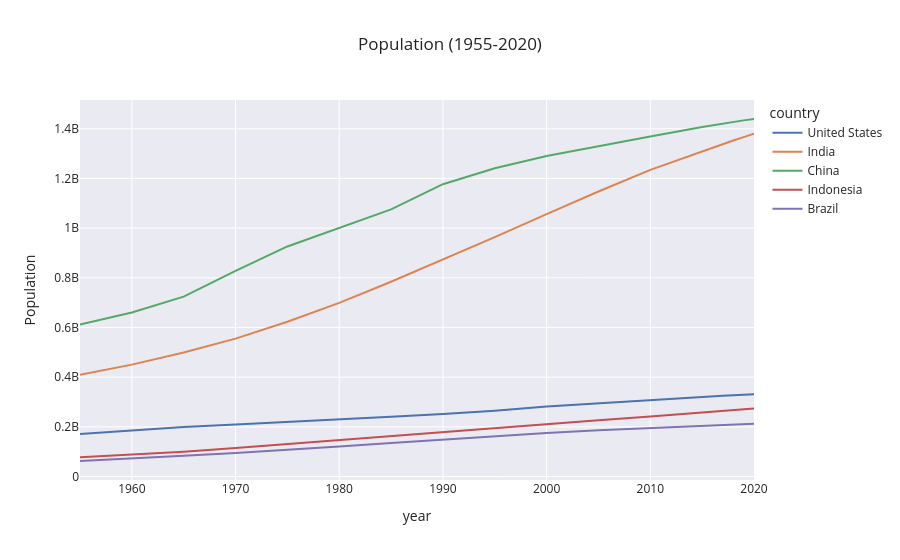

Notebook source saved alongside this figure:
### Markdown cell above
# Lineplot

### Code cell
fig = px.line(
    df_pivot,
    x=df_pivot.index,
    y=df_pivot.columns,
    labels={'value':'Population','index':'Year'},
    title='Population (1955-2020)',
    template='seaborn'
)
fig.show()

### Figure 1 — Plotly figure (JSON) as saved in the notebook; plotly's stock layout.template omitted (floating-point values rounded to 4 significant figures)
{"data": [{"hovertemplate": "country=United States<br>year=%{x}<br>Population=%{y}<extra></extra>", "legendgroup": "United States", "line": {"color": "rgb(76,114,176)", "dash": "solid"}, "marker": {"symbol": "circle"}, "mode": "lines", "name": "United States", "orientation": "v", "showlegend": true, "type": "scatter", "x": [1955.0, 1960.0, 1965.0, 1970.0, 1975.0, 1980.0, 1985.0, 1990.0, 1995.0, 2000.0, 2005.0, 2010.0, 2015.0, 2016.0, 2017.0, 2018.0, 2019.0, 2020.0], "xaxis": "x", "y": [171700000.0, 186700000.0, 199700000.0, 209500000.0, 219100000.0, 229500000.0, 240500000.0, 252100000.0, 265200000.0, 281700000.0, 295000000.0, 309000000.0, 320900000.0, 323000000.0, 325100000.0, 327100000.0, 329100000.0, 331000000.0], "yaxis": "y"}, {"hovertemplate": "country=India<br>year=%{x}<br>Population=%{y}<extra></extra>", "legendgroup": "India", "line": {"color": "rgb(221,132,82)", "dash": "solid"}, "marker": {"symbol": "circle"}, "mode": "lines", "name": "India", "orientation": "v", "showlegend": true, "type": "scatter", "x": [1955.0, 1960.0, 1965.0, 1970.0, 1975.0, 1980.0, 1985.0, 1990.0, 1995.0, 2000.0, 2005.0, 2010.0, 2015.0, 2016.0, 2017.0, 2018.0, 2019.0, 2020.0], "xaxis": "x", "y": [409900000.0, 450500000.0, 499100000.0, 555200000.0, 623100000.0, 699000000.0, 784400000.0, 873300000.0, 963900000.0, 1057000000.0, 1148000000.0, 1234000000.0, 1310000000.0, 1325000000.0, 1339000000.0, 1353000000.0, 1366000000.0, 1380000000.0], "yaxis": "y"}, {"hovertemplate": "country=China<br>year=%{x}<br>Population=%{y}<extra></extra>", "legendgroup": "China", "line": {"color": "rgb(85,168,104)", "dash": "solid"}, "marker": {"symbol": "circle"}, "mode": "lines", "name": "China", "orientation": "v", "showlegend": true, "type": "scatter", "x": [1955.0, 1960.0, 1965.0, 1970.0, 1975.0, 1980.0, 1985.0, 1990.0, 1995.0, 2000.0, 2005.0, 2010.0, 2015.0, 2016.0, 2017.0, 2018.0, 2019.0, 2020.0], "xaxis": "x", "y": [612200000.0, 660400000.0, 724200000.0, 827600000.0, 926200000.0, 1000000000.0, 1076000000.0, 1177000000.0, 1241000000.0, 1291000000.0, 1331000000.0, 1369000000.0, 1407000000.0, 1414000000.0, 1421000000.0, 1428000000.0, 1434000000.0, 1439000000.0], "yaxis": "y"}, {"hovertemplate": "country=Indonesia<br>year=%{x}<br>Population=%{y}<extra></extra>", "legendgroup": "Indonesia", "line": {"color": "rgb(196,78,82)", "dash": "solid"}, "marker": {"symbol": "circle"}, "mode": "lines", "name": "Indonesia", "orientation": "v", "showlegend": true, "type": "scatter", "x": [1955.0, 1960.0, 1965.0, 1970.0, 1975.0, 1980.0, 1985.0, 1990.0, 1995.0, 2000.0, 2005.0, 2010.0, 2015.0, 2016.0, 2017.0, 2018.0, 2019.0, 2020.0], "xaxis": "x", "y": [77270000.0, 87750000.0, 100300000.0, 114800000.0, 130700000.0, 147400000.0, 165000000.0, 181400000.0, 196900000.0, 211500000.0, 226300000.0, 241800000.0, 258400000.0, 261600000.0, 264700000.0, 267700000.0, 270600000.0, 273500000.0], "yaxis": "y"}, {"hovertemplate": "country=Brazil<br>year=%{x}<br>Population=%{y}<extra></extra>", "legendgroup": "Brazil", "line": {"color": "rgb(129,114,179)", "dash": "solid"}, "marker": {"symbol": "circle"}, "mode": "lines", "name": "Brazil", "orientation": "v", "showlegend": true, "type": "scatter", "x": [1955.0, 1960.0, 1965.0, 1970.0, 1975.0, 1980.0, 1985.0, 1990.0, 1995.0, 2000.0, 2005.0, 2010.0, 2015.0, 2016.0, 2017.0, 2018.0, 2019.0, 2020.0], "xaxis": "x", "y": [62530000.0, 72180000.0, 83370000.0, 95110000.0, 107200000.0, 120700000.0, 135300000.0, 149000000.0, 162000000.0, 174800000.0, 186100000.0, 195700000.0, 204500000.0, 206200000.0, 207800000.0, 209500000.0, 211000000.0, 212600000.0], "yaxis": "y"}], "layout": {"legend": {"title": {"text": "country"}, "tracegroupgap": 0}, "title": {"text": "Population (1955-2020)"}, "xaxis": {"anchor": "y", "domain": [0, 1], "title": {"text": "year"}}, "yaxis": {"anchor": "x", "domain": [0, 1], "title": {"text": "Population"}}}}
